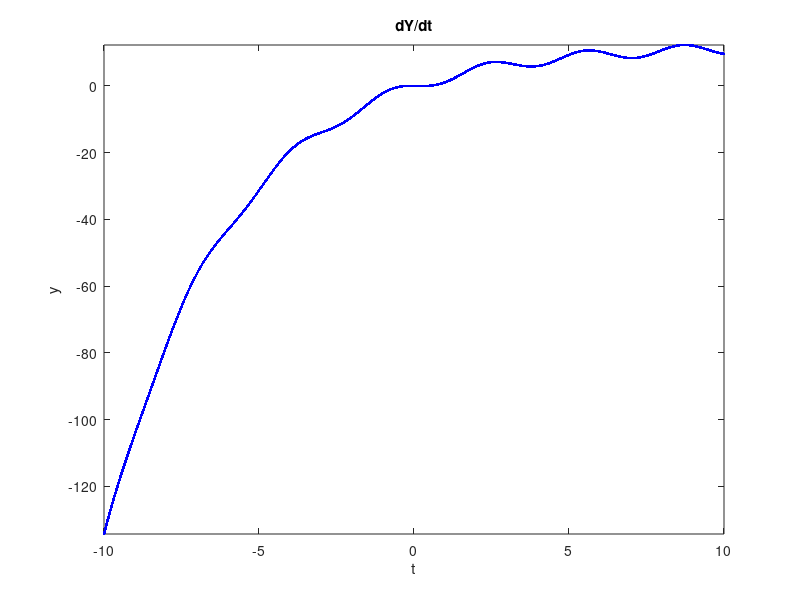
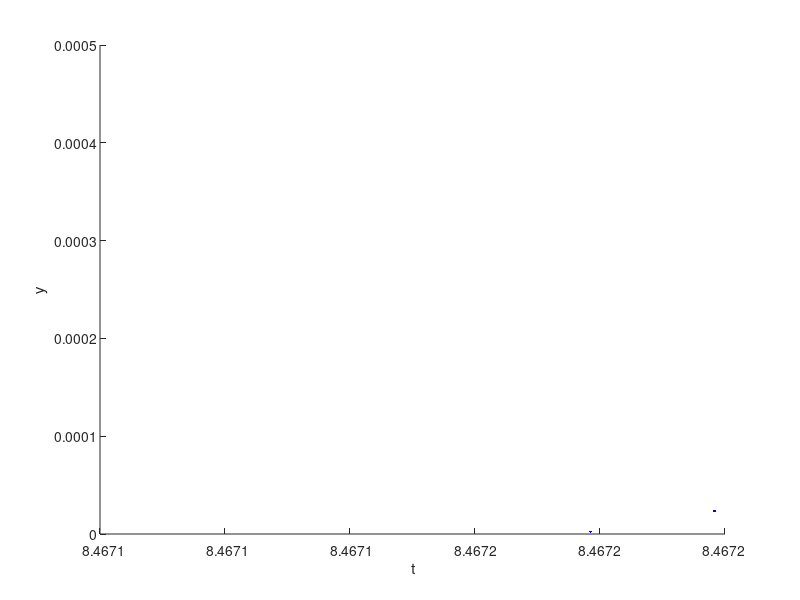

The MATLAB script that drew these images, in order:
clearvars, close all

t = linspace(-10,10, 1000000);
c = 1;

y = 12 + 1.6055*(cos(2*t + 1.4877)) - 12.133*exp(-t./4);

figure(1)
plot(t, y, 'linewidth', 2, "b.")
title(" dY/dt ")
xlabel('t')
ylabel('y')
axis tight
%axis ([-10 10 -10 10])



%% Another example
f1 = cos(2*t + 1.4877);
f2 = 7.5571*exp(-t./4);
figure(2)
hold on
plot(t, f1-f2, 'linewidth', 2, "b.")
%plot(t, f2, 'linewidth', 2, "b.")
xlabel('t')
ylabel('y')
axis([8.4671 8.4672 0 0.0005])

